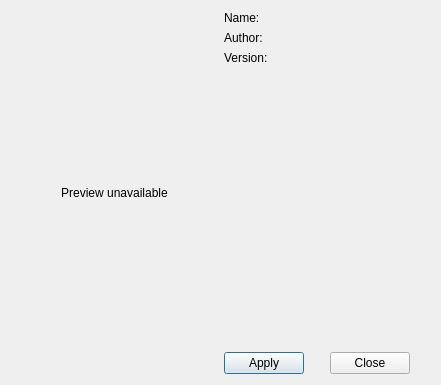
<?xml version="1.0" encoding="UTF-8"?>
<ui version="4.0">
 <class>Previewer</class>
 <widget class="QDialog" name="Previewer">
  <property name="geometry">
   <rect>
    <x>0</x>
    <y>0</y>
    <width>441</width>
    <height>385</height>
   </rect>
  </property>
  <property name="windowTitle">
   <string>Preview Skin</string>
  </property>
  <layout class="QHBoxLayout" name="horizontalLayout_2">
   <item>
    <widget class="QLabel" name="lb_preview">
     <property name="sizePolicy">
      <sizepolicy hsizetype="MinimumExpanding" vsizetype="MinimumExpanding">
       <horstretch>0</horstretch>
       <verstretch>0</verstretch>
      </sizepolicy>
     </property>
     <property name="text">
      <string>Preview unavailable</string>
     </property>
     <property name="alignment">
      <set>Qt::AlignCenter</set>
     </property>
    </widget>
   </item>
   <item>
    <layout class="QVBoxLayout" name="verticalLayout">
     <item>
      <layout class="QGridLayout" name="gridLayout">
       <item row="0" column="0">
        <widget class="QLabel" name="label">
         <property name="text">
          <string>Name: </string>
         </property>
        </widget>
       </item>
       <item row="0" column="1">
        <widget class="QLabel" name="lb_name">
         <property name="text">
          <string/>
         </property>
        </widget>
       </item>
       <item row="1" column="0">
        <widget class="QLabel" name="label_2">
         <property name="text">
          <string>Author: </string>
         </property>
        </widget>
       </item>
       <item row="1" column="1">
        <widget class="QLabel" name="lb_author">
         <property name="text">
          <string/>
         </property>
        </widget>
       </item>
       <item row="2" column="0">
        <widget class="QLabel" name="label_3">
         <property name="text">
          <string>Version: </string>
         </property>
        </widget>
       </item>
       <item row="2" column="1">
        <widget class="QLabel" name="lb_version">
         <property name="text">
          <string/>
         </property>
        </widget>
       </item>
      </layout>
     </item>
     <item>
      <spacer name="verticalSpacer">
       <property name="orientation">
        <enum>Qt::Vertical</enum>
       </property>
       <property name="sizeHint" stdset="0">
        <size>
         <width>20</width>
         <height>40</height>
        </size>
       </property>
      </spacer>
     </item>
     <item>
      <layout class="QHBoxLayout" name="horizontalLayout">
       <item>
        <widget class="QPushButton" name="pb_apply">
         <property name="text">
          <string>Apply</string>
         </property>
        </widget>
       </item>
       <item>
        <spacer name="horizontalSpacer">
         <property name="orientation">
          <enum>Qt::Horizontal</enum>
         </property>
         <property name="sizeHint" stdset="0">
          <size>
           <width>0</width>
           <height>10</height>
          </size>
         </property>
        </spacer>
       </item>
       <item>
        <widget class="QPushButton" name="pb_close">
         <property name="text">
          <string>Close</string>
         </property>
        </widget>
       </item>
       <item>
        <spacer name="horizontalSpacer_2">
         <property name="orientation">
          <enum>Qt::Horizontal</enum>
         </property>
         <property name="sizeHint" stdset="0">
          <size>
           <width>0</width>
           <height>10</height>
          </size>
         </property>
        </spacer>
       </item>
      </layout>
     </item>
    </layout>
   </item>
  </layout>
 </widget>
 <resources/>
 <connections/>
</ui>
